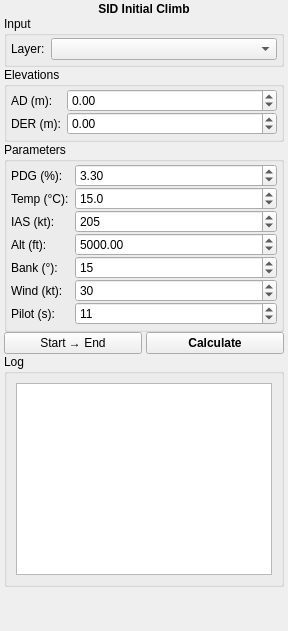
<?xml version="1.0" encoding="UTF-8"?>
<ui version="4.0">
 <class>QPANSOPYSIDInitialDockWidget</class>
 <widget class="QDockWidget" name="QPANSOPYSIDInitialDockWidget">
  <property name="minimumSize">
   <size>
    <width>250</width>
    <height>200</height>
   </size>
  </property>
  <property name="maximumSize">
   <size>
    <width>16777215</width>
    <height>16777215</height>
   </size>
  </property>
  <property name="windowTitle">
   <string>SID Initial Climb</string>
  </property>
  <widget class="QWidget" name="dockWidgetContents">
   <layout class="QVBoxLayout" name="verticalLayout">
    <property name="spacing">
     <number>0</number>
    </property>
    <property name="leftMargin">
     <number>4</number>
    </property>
    <property name="topMargin">
     <number>2</number>
    </property>
    <property name="rightMargin">
     <number>4</number>
    </property>
    <property name="bottomMargin">
     <number>4</number>
    </property>
    <item>
     <widget class="QLabel" name="titleLabel">
      <property name="font">
       <font>
        <pointsize>9</pointsize>
        <weight>75</weight>
        <bold>true</bold>
       </font>
      </property>
      <property name="text">
       <string>SID Initial Climb</string>
      </property>
      <property name="alignment">
       <set>Qt::AlignCenter</set>
      </property>
     </widget>
    </item>
    <item>
     <widget class="QGroupBox" name="layerGroupBox">
      <property name="sizePolicy">
       <sizepolicy hsizetype="Preferred" vsizetype="Fixed">
        <horstretch>0</horstretch>
        <verstretch>0</verstretch>
       </sizepolicy>
      </property>
      <property name="title">
       <string>Input</string>
      </property>
      <layout class="QFormLayout" name="layerFormLayout">
       <property name="verticalSpacing">
        <number>0</number>
       </property>
       <property name="leftMargin">
        <number>4</number>
       </property>
       <property name="topMargin">
        <number>2</number>
       </property>
       <property name="rightMargin">
        <number>4</number>
       </property>
       <property name="bottomMargin">
        <number>4</number>
       </property>
       <item row="0" column="0">
        <widget class="QLabel" name="runwayLayerLabel">
         <property name="text">
          <string>Layer:</string>
         </property>
        </widget>
       </item>
       <item row="0" column="1">
        <widget class="QgsMapLayerComboBox" name="runwayLayerComboBox"/>
       </item>
      </layout>
     </widget>
    </item>
    <item>
     <widget class="QGroupBox" name="elevationGroupBox">
      <property name="sizePolicy">
       <sizepolicy hsizetype="Preferred" vsizetype="Fixed">
        <horstretch>0</horstretch>
        <verstretch>0</verstretch>
       </sizepolicy>
      </property>
      <property name="title">
       <string>Elevations</string>
      </property>
      <layout class="QFormLayout" name="elevationFormLayout">
       <property name="verticalSpacing">
        <number>0</number>
       </property>
       <property name="leftMargin">
        <number>4</number>
       </property>
       <property name="topMargin">
        <number>2</number>
       </property>
       <property name="rightMargin">
        <number>4</number>
       </property>
       <property name="bottomMargin">
        <number>4</number>
       </property>
       <item row="0" column="0">
        <widget class="QLabel" name="adElevLabel">
         <property name="text">
          <string>AD (m):</string>
         </property>
        </widget>
       </item>
       <item row="0" column="1">
        <widget class="QDoubleSpinBox" name="adElevSpinBox">
         <property name="minimum">
          <double>-500.000000000000000</double>
         </property>
         <property name="maximum">
          <double>5000.000000000000000</double>
         </property>
         <property name="value">
          <double>0.000000000000000</double>
         </property>
         <property name="decimals">
          <number>2</number>
         </property>
        </widget>
       </item>
       <item row="1" column="0">
        <widget class="QLabel" name="derElevLabel">
         <property name="text">
          <string>DER (m):</string>
         </property>
        </widget>
       </item>
       <item row="1" column="1">
        <widget class="QDoubleSpinBox" name="derElevSpinBox">
         <property name="minimum">
          <double>-500.000000000000000</double>
         </property>
         <property name="maximum">
          <double>5000.000000000000000</double>
         </property>
         <property name="value">
          <double>0.000000000000000</double>
         </property>
         <property name="decimals">
          <number>2</number>
         </property>
        </widget>
       </item>
      </layout>
     </widget>
    </item>
    <item>
     <widget class="QGroupBox" name="parametersGroupBox">
      <property name="sizePolicy">
       <sizepolicy hsizetype="Preferred" vsizetype="Fixed">
        <horstretch>0</horstretch>
        <verstretch>0</verstretch>
       </sizepolicy>
      </property>
      <property name="title">
       <string>Parameters</string>
      </property>
      <layout class="QFormLayout" name="parametersFormLayout">
       <property name="verticalSpacing">
        <number>0</number>
       </property>
       <property name="leftMargin">
        <number>4</number>
       </property>
       <property name="topMargin">
        <number>2</number>
       </property>
       <property name="rightMargin">
        <number>4</number>
       </property>
       <property name="bottomMargin">
        <number>4</number>
       </property>
       <item row="0" column="0">
        <widget class="QLabel" name="pdgLabel">
         <property name="text">
          <string>PDG (%):</string>
         </property>
        </widget>
       </item>
       <item row="0" column="1">
        <widget class="QDoubleSpinBox" name="pdgSpinBox">
         <property name="minimum">
          <double>1.000000000000000</double>
         </property>
         <property name="maximum">
          <double>25.000000000000000</double>
         </property>
         <property name="singleStep">
          <double>0.100000000000000</double>
         </property>
         <property name="value">
          <double>3.300000000000000</double>
         </property>
         <property name="decimals">
          <number>2</number>
         </property>
        </widget>
       </item>
       <item row="1" column="0">
        <widget class="QLabel" name="tempLabel">
         <property name="text">
          <string>Temp (°C):</string>
         </property>
        </widget>
       </item>
       <item row="1" column="1">
        <widget class="QDoubleSpinBox" name="tempSpinBox">
         <property name="minimum">
          <double>-50.000000000000000</double>
         </property>
         <property name="maximum">
          <double>60.000000000000000</double>
         </property>
         <property name="value">
          <double>15.000000000000000</double>
         </property>
         <property name="decimals">
          <number>1</number>
         </property>
        </widget>
       </item>
       <item row="2" column="0">
        <widget class="QLabel" name="iasLabel">
         <property name="text">
          <string>IAS (kt):</string>
         </property>
        </widget>
       </item>
       <item row="2" column="1">
        <widget class="QSpinBox" name="iasSpinBox">
         <property name="minimum">
          <number>50</number>
         </property>
         <property name="maximum">
          <number>400</number>
         </property>
         <property name="value">
          <number>205</number>
         </property>
        </widget>
       </item>
       <item row="3" column="0">
        <widget class="QLabel" name="altitudeLabel">
         <property name="text">
          <string>Alt (ft):</string>
         </property>
        </widget>
       </item>
       <item row="3" column="1">
        <widget class="QDoubleSpinBox" name="altitudeSpinBox">
         <property name="minimum">
          <double>100.000000000000000</double>
         </property>
         <property name="maximum">
          <double>50000.000000000000000</double>
         </property>
         <property name="singleStep">
          <double>100.000000000000000</double>
         </property>
         <property name="value">
          <double>5000.000000000000000</double>
         </property>
         <property name="decimals">
          <number>2</number>
         </property>
        </widget>
       </item>
       <item row="4" column="0">
        <widget class="QLabel" name="bankAngleLabel">
         <property name="text">
          <string>Bank (°):</string>
         </property>
        </widget>
       </item>
       <item row="4" column="1">
        <widget class="QSpinBox" name="bankAngleSpinBox">
         <property name="minimum">
          <number>5</number>
         </property>
         <property name="maximum">
          <number>30</number>
         </property>
         <property name="value">
          <number>15</number>
         </property>
        </widget>
       </item>
       <item row="5" column="0">
        <widget class="QLabel" name="windLabel">
         <property name="text">
          <string>Wind (kt):</string>
         </property>
        </widget>
       </item>
       <item row="5" column="1">
        <widget class="QSpinBox" name="windSpinBox">
         <property name="minimum">
          <number>0</number>
         </property>
         <property name="maximum">
          <number>200</number>
         </property>
         <property name="value">
          <number>30</number>
         </property>
        </widget>
       </item>
       <item row="6" column="0">
        <widget class="QLabel" name="pilotTimeLabel">
         <property name="text">
          <string>Pilot (s):</string>
         </property>
        </widget>
       </item>
       <item row="6" column="1">
        <widget class="QSpinBox" name="pilotTimeSpinBox">
         <property name="minimum">
          <number>1</number>
         </property>
         <property name="maximum">
          <number>30</number>
         </property>
         <property name="value">
          <number>11</number>
         </property>
        </widget>
       </item>
      </layout>
     </widget>
    </item>
    <item>
     <layout class="QHBoxLayout" name="directionCalculateLayout">
      <property name="spacing">
       <number>4</number>
      </property>
      <item>
       <widget class="QPushButton" name="directionButton">
        <property name="text">
         <string>Start → End</string>
        </property>
       </widget>
      </item>
      <item>
       <widget class="QPushButton" name="calculateButton">
        <property name="font">
         <font>
          <weight>75</weight>
          <bold>true</bold>
         </font>
        </property>
        <property name="text">
         <string>Calculate</string>
        </property>
       </widget>
      </item>
     </layout>
    </item>
    <item>
     <widget class="QGroupBox" name="logGroup">
      <property name="title">
       <string>Log</string>
      </property>
      <layout class="QVBoxLayout" name="logLayout">
       <item>
        <widget class="QTextEdit" name="logTextEdit">
         <property name="readOnly">
          <bool>true</bool>
         </property>
         <property name="minimumHeight">
          <number>100</number>
         </property>
        </widget>
       </item>
      </layout>
     </widget>
    </item>
    <item>
     <spacer name="verticalSpacer">
      <property name="orientation">
       <enum>Qt::Vertical</enum>
      </property>
      <property name="sizeHint" stdset="0">
       <size>
        <width>20</width>
        <height>40</height>
       </size>
      </property>
     </spacer>
    </item>
   </layout>
  </widget>
 </widget>
 <customwidgets>
  <customwidget>
   <class>QgsMapLayerComboBox</class>
   <extends>QComboBox</extends>
   <header>qgsmaplayercombobox.h</header>
  </customwidget>
 </customwidgets>
 <resources/>
 <connections/>
</ui>
